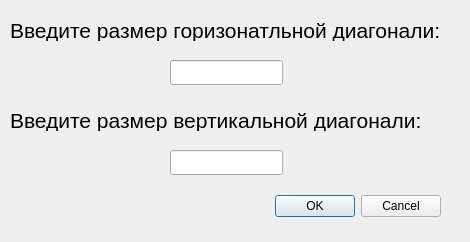
<?xml version="1.0" encoding="UTF-8"?>
<ui version="4.0">
 <class>RhombusDialog</class>
 <widget class="QDialog" name="RhombusDialog">
  <property name="geometry">
   <rect>
    <x>0</x>
    <y>0</y>
    <width>470</width>
    <height>242</height>
   </rect>
  </property>
  <property name="windowTitle">
   <string>Dialog</string>
  </property>
  <widget class="QDialogButtonBox" name="buttonBox">
   <property name="geometry">
    <rect>
     <x>100</x>
     <y>190</y>
     <width>341</width>
     <height>32</height>
    </rect>
   </property>
   <property name="orientation">
    <enum>Qt::Horizontal</enum>
   </property>
   <property name="standardButtons">
    <set>QDialogButtonBox::Cancel|QDialogButtonBox::Ok</set>
   </property>
  </widget>
  <widget class="QLabel" name="label">
   <property name="geometry">
    <rect>
     <x>10</x>
     <y>20</y>
     <width>461</width>
     <height>21</height>
    </rect>
   </property>
   <property name="font">
    <font>
     <pointsize>16</pointsize>
    </font>
   </property>
   <property name="text">
    <string>Введите размер горизонатльной диагонали: </string>
   </property>
  </widget>
  <widget class="QLabel" name="label_2">
   <property name="geometry">
    <rect>
     <x>10</x>
     <y>110</y>
     <width>461</width>
     <height>21</height>
    </rect>
   </property>
   <property name="font">
    <font>
     <pointsize>16</pointsize>
    </font>
   </property>
   <property name="text">
    <string>Введите размер вертикальной диагонали: </string>
   </property>
  </widget>
  <widget class="QLineEdit" name="lineEdit">
   <property name="geometry">
    <rect>
     <x>170</x>
     <y>60</y>
     <width>113</width>
     <height>25</height>
    </rect>
   </property>
  </widget>
  <widget class="QLineEdit" name="lineEdit_2">
   <property name="geometry">
    <rect>
     <x>170</x>
     <y>150</y>
     <width>113</width>
     <height>25</height>
    </rect>
   </property>
  </widget>
 </widget>
 <resources/>
 <connections>
  <connection>
   <sender>buttonBox</sender>
   <signal>accepted()</signal>
   <receiver>RhombusDialog</receiver>
   <slot>accept()</slot>
   <hints>
    <hint type="sourcelabel">
     <x>248</x>
     <y>254</y>
    </hint>
    <hint type="destinationlabel">
     <x>157</x>
     <y>274</y>
    </hint>
   </hints>
  </connection>
  <connection>
   <sender>buttonBox</sender>
   <signal>rejected()</signal>
   <receiver>RhombusDialog</receiver>
   <slot>reject()</slot>
   <hints>
    <hint type="sourcelabel">
     <x>316</x>
     <y>260</y>
    </hint>
    <hint type="destinationlabel">
     <x>286</x>
     <y>274</y>
    </hint>
   </hints>
  </connection>
 </connections>
</ui>
